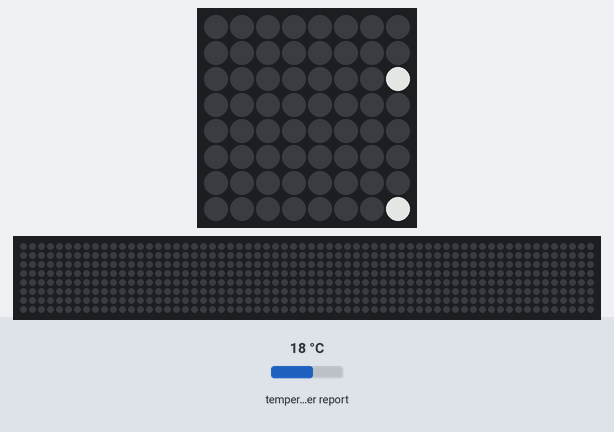
Bench run of a program on a simulated Raspberry Pi (BCM pin numbers) with a Sense HAT. Shown: the Sense HAT's 8×8 RGB LED matrix, a strip that is not on the board, showing the scrolling text unrolled. Inputs (shaded band) come from the test bench; at power-on: temperature in the web weather report 18 °C. Dim RGB values are drawn brighter than linear; requests to the public web service named in the program get a made-up reply in its usual format after 0.4 s (London, UTC, broken clouds, 64 % humidity, 1013 hPa unless stated); the 64×8 strip is a reading aid, not a part: it shows the text the matrix is scrolling, unrolled, one strip-width of it at a time; what the program prints to the terminal is not drawn. At 23.3 s the program stops and its outputs stay as they are.

Above: at 0.87 s.
At 5.38 s:
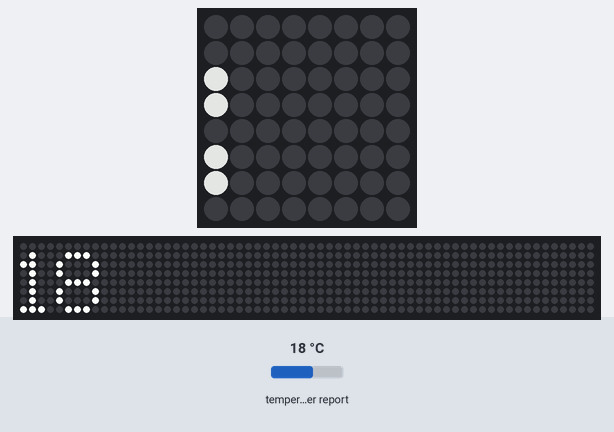
At 8.69 s:
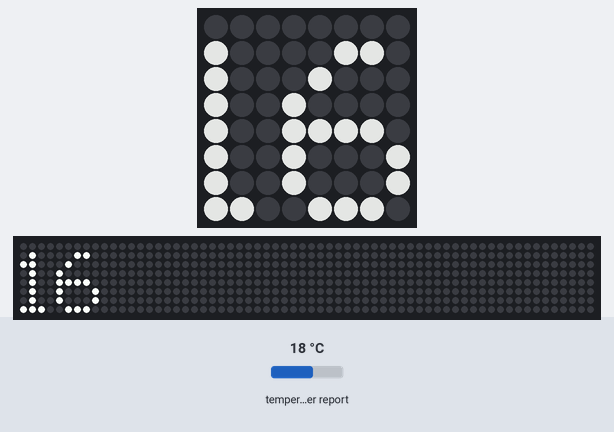
At 11.99 s:
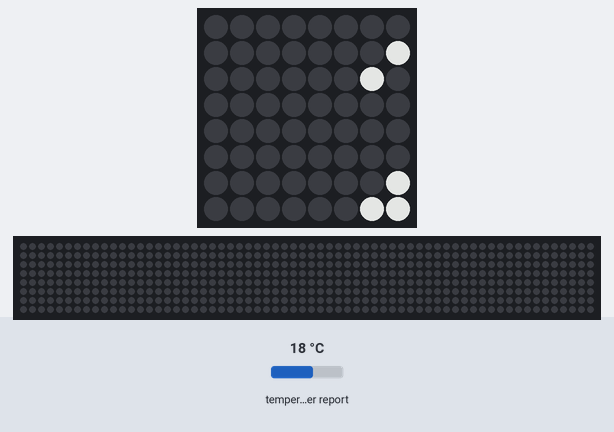
At 17.71 s:
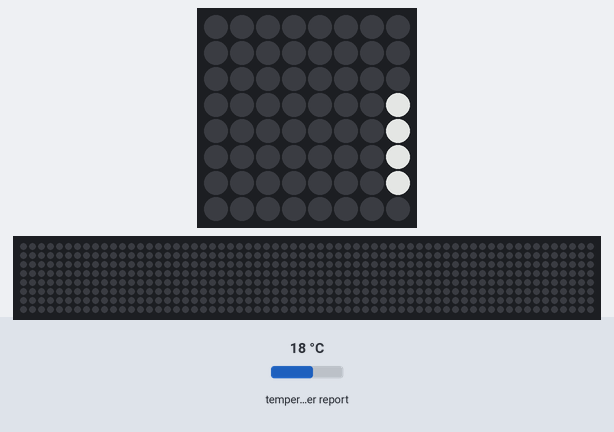
At 23.12 s:
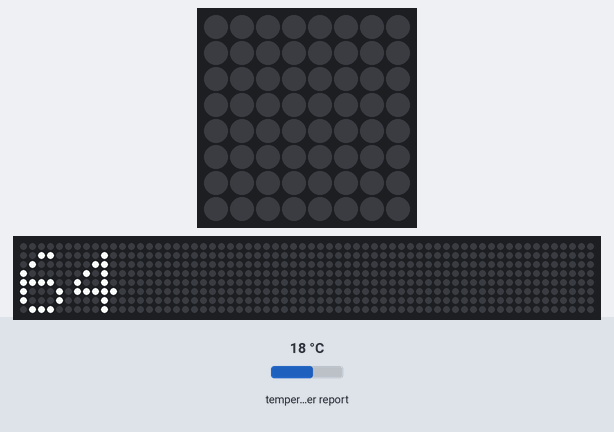

The program:

tempapi.py
```python
import requests
from sense_hat import SenseHat

sense = SenseHat()
sense.low_light = True

apiKey = "b3fe6747149f555862b090f9cb737f51"

temp = 0
minTemp = 0
maxTemp = 0
humidity = 0

def getWeatherData():
    global temp
    global minTemp
    global maxTemp
    global humidity
    global currentCity

    url = ("http://api.openweathermap.org/data/2.5/weather?"
           "q=new+york&appid="+apiKey+"&units=metric")
    r = requests.get(url)
    data = r.json()

    currentCity = data["name"]
    temp = data["main"]["temp"]
    minTemp = data["main"]["temp_min"]
    maxTemp = data["main"]["temp_max"]
    humidity = data["main"]["humidity"]
    print(currentCity)
    print(temp)
    print(minTemp)
    print(maxTemp)
    print(humidity)

    sense.show_message(str(temp),scroll_speed=0.3)
    sense.show_message(str(minTemp),scroll_speed=0.3)
    sense.show_message(str(maxTemp),scroll_speed=0.3)
    sense.show_message(str(humidity),scroll_speed=0.3)


getWeatherData()
```
